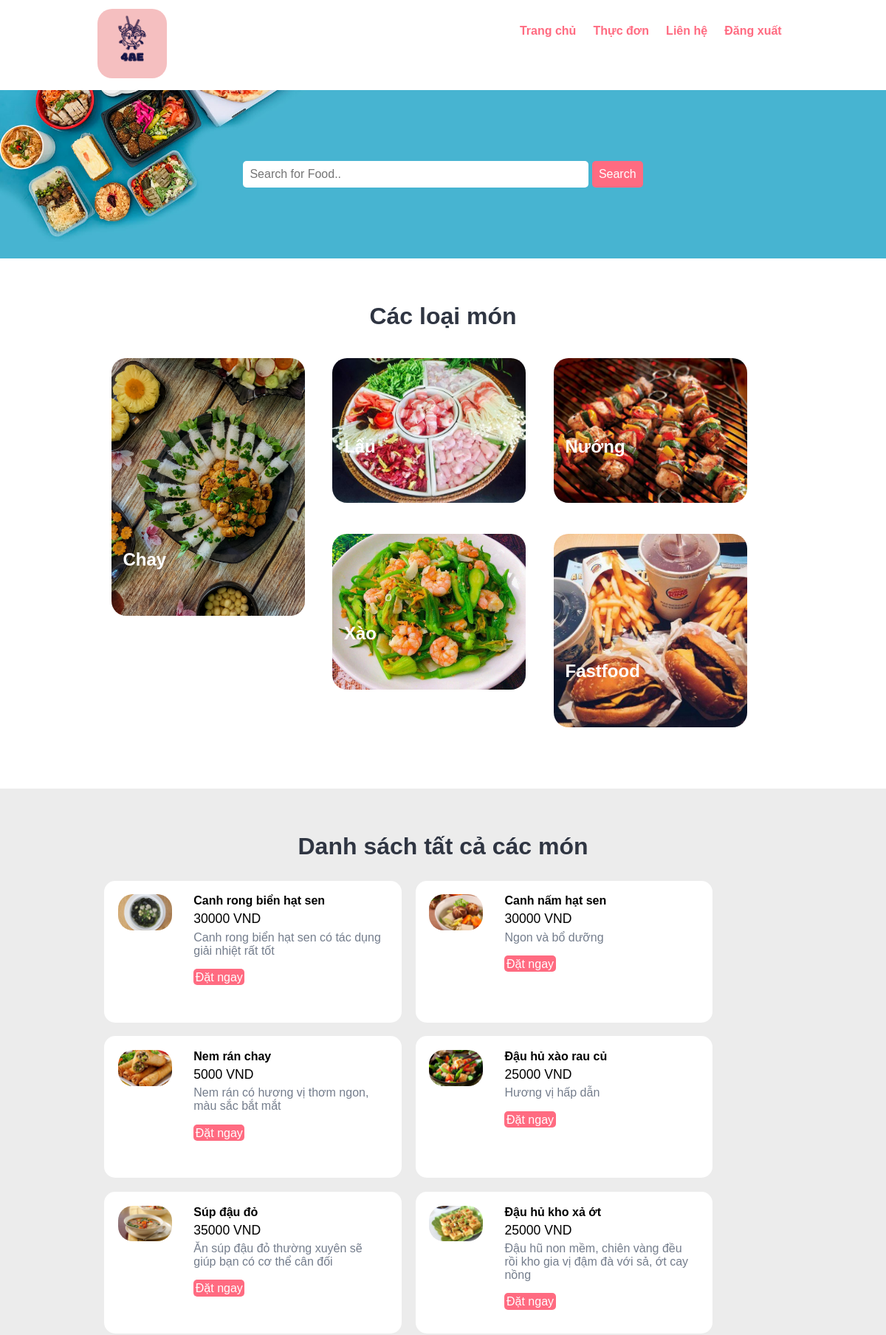
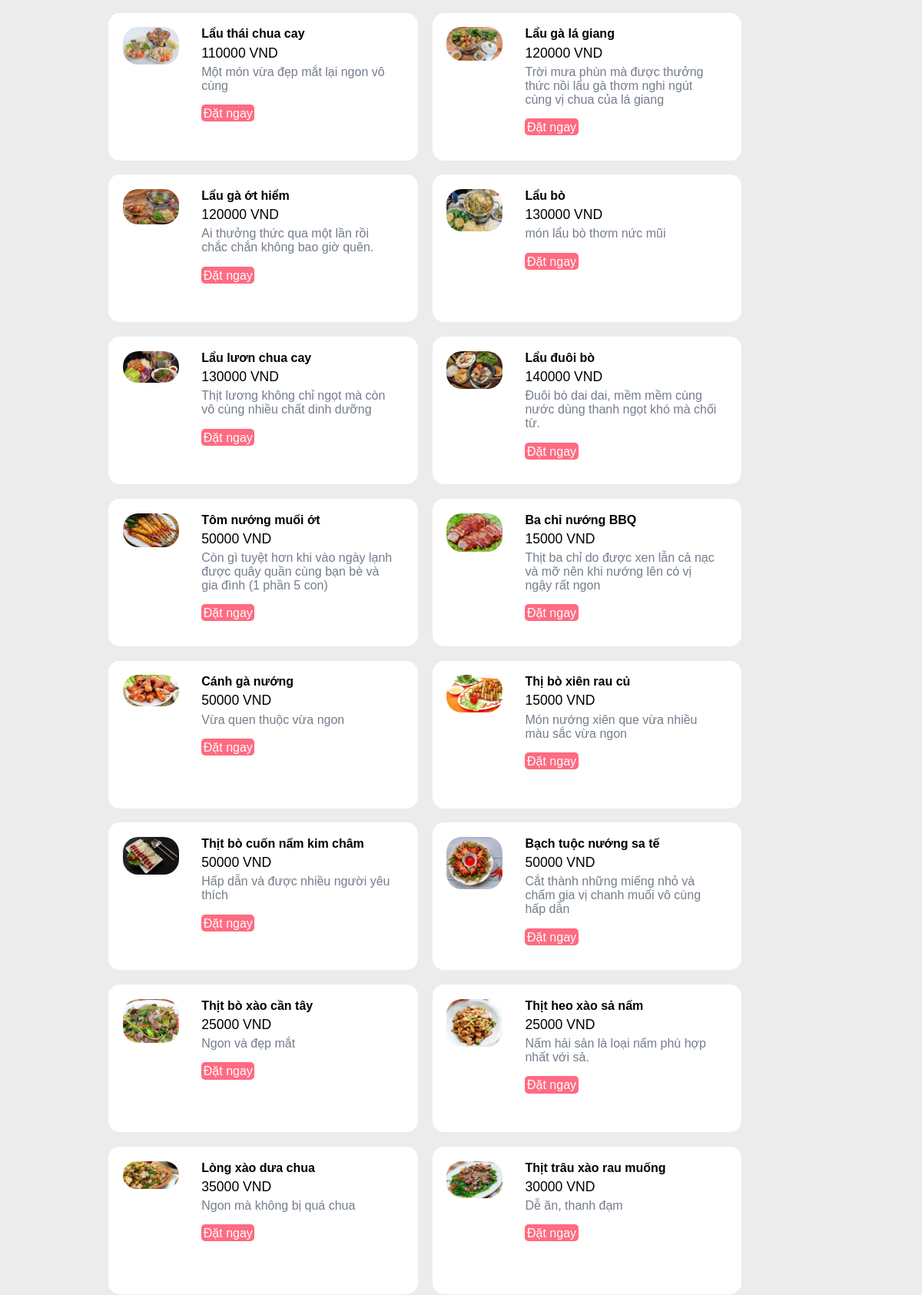
The app's page /index.php (signed in, upper part) with its own data (2 pictures, top to bottom).
### tables this page shows
CREATE TABLE category (
  id varchar(15) NOT NULL,
  title varchar(64) NOT NULL,
  img_name varchar(225) DEFAULT 'food-placeholder.png',
  featured varchar(225) NOT NULL
);

CREATE TABLE food (
  id varchar(15) NOT NULL,
  title varchar(64) NOT NULL,
  img_food varchar(225) DEFAULT 'food-placeholder.png',
  description_food varchar(225) NOT NULL,
  price int(255) NOT NULL,
  category_name varchar(64) NOT NULL
);

### admin/db.php (the view, shortened to what this page needs)
<?php
    function open_database() {
        $host = '127.0.0.1';
        $user = 'root';
        $pass = '';
        $db = 'restaurant';
        $cont = new mysqli($host, $user, $pass, $db);
        return $cont;
    }
    function selectAllCategoryHome() {
        $sql = 'SELECT id, title, img_name, featured FROM category';
        $conn = open_database();
        $result = $conn-> query($sql);
        if($result->num_rows >0){
            foreach($result as $row) {
                    echo '<div class="box-3 float-container">
                            <img src="images/'.$row['img_name'].'" alt="Pizza" class="img-responsive img-curve">
                            <h3 class="float-text text-white">'.$row['title'].'</h3>
                        </div>';
            }
        }
    }
    function selectAllFoodHome() {
        $sql = 'SELECT id, title, img_food, description_food, price FROM food';
        $conn = open_database();
        $result = $conn-> query($sql);
        if($result->num_rows >0){
            foreach($result as $row) {
                echo '<div class="food-menu-box">
                        <div class="food-menu-img">
                            <img src="images/'.$row['img_food'].'" alt="" class="img-responsive img-curve">
                        </div>
                        <div class="food-menu-desc">
                            <h4>'.$row['title'].'</h4>
                            <p class="food-price">'.$row['price'].' VND</p>
                            <p class="food-detail">
                                '.$row['description_food'].'
                            </p>
                            <br>
                            <a href="order.php" class="btn btn-primary" value="'. $row["id"] .'">Đặt ngay</a>
                        </div>
                    </div>';
            }
        }
    }

### index.php (shortened to what this page needs)
<?php
    require_once('./admin/db.php');
    $user = $_SESSION['username'];
?>
<!DOCTYPE html>
<html lang="en">
<head>
    <link rel="stylesheet" href="css/style.css">
</head>
<body>
    <section class="navbar">
        <div class="container">
            <div class="logo">
                <a href="#" title="Logo">
                    <img src="images/4aelogo.png" alt="Restaurant Logo" class="img-responsive">
                </a>
            </div>
            <?php
                if($user != "admin") {
                    echo '<div class="menu text-right">
                            <ul>
                                <li>
                                    <a href="#">Trang chủ</a>
                                </li>
                                <li>
                                    <a href="categories.php">Thực đơn</a>
                                </li>
                                <li>
                                    <a href="contact.php">Liên hệ</a>
                                </li>
                                <li>
                                    <a  href="logout.php">Đăng xuất</a>
                                </li>
                            </ul>
                        </div>';
                }
            ?>
        </div>
    </section>
    <section class="food-search text-center">
        <div class="container">
            <form action="food-search.html" method="POST">
                <input type="search" name="search" placeholder="Search for Food.." required>
                <input type="submit" name="submit" value="Search" class="btn btn-primary">
            </form>
        </div>
    </section>
    <section class="categories">
        <div class="container">
            <h2 class="text-center">Các loại món</h2>
            <?php
                selectAllCategoryHome();
            ?>
        </div>
    </section>
    <section class="food-menu">
        <div class="container">
            <h2 class="text-center">Danh sách tất cả các món</h2>
            <?php
                selectAllFoodHome();
            ?>
        </div>
    </section>
</body>
</html>

### css/style.css (style rules this page uses)
* { margin: 0 0; padding: 0 0; font-family: Arial, Helvetica, sans-serif; box-sizing: border-box; }
body { position: relative; }
.container { width: 80%; margin: 0 auto; padding: 1%; }
.img-responsive { width: 100%; }
.img-curve { border-radius: 15px; }
.text-right { text-align: right; }
.text-center { text-align: center; }
.text-white { color: white; }
a { color: #ff6b81; text-decoration: none; }
.btn { padding: 1%; border: none; font-size: 1rem; border-radius: 5px; }
.btn-primary { background-color: #ff6b81; color: white; cursor: pointer; }
h2 { color: #2f3542; font-size: 2rem; margin-bottom: 2%; }
h3 { font-size: 1.5rem; }
.float-container { position: relative; }
.food-menu-box img { max-height: 100px; }
.float-text { position: absolute; bottom: 56px; left: 6%; margin-bottom: 6px; }
.float-container > h3 { margin-bottom: 10px; }
.logo { width: 10%; float: left; }
.menu { line-height: 60px; }
.menu ul { list-style-type: none; }
.menu ul li { display: inline; padding: 1%; font-weight: bold; }
.food-search { background-image: url(../images/bg.jpg); background-size: cover; background-repeat: no-repeat; background-position: center; padding: 7% 0; }
.food-search input[type="search"] { width: 50%; padding: 1%; font-size: 1rem; border: none; border-radius: 5px; }
.categories { padding: 4% 0; }
.box-3 { width: 28%; float: left; margin: 2%; }
.food-menu { background-color: #ececec; padding: 4% 0; }
.food-menu-box { width: 43%; margin: 1%; padding: 2%; float: left; height: 192px; background-color: white; border-radius: 15px; }
.food-menu-img { width: 20%; float: left; }
.food-menu-desc { width: 70%; float: left; margin-left: 8%; }
.food-price { font-size: 1.1rem; margin: 2% 0; }
.food-detail { font-size: 1rem; color: #747d8c; }
.img-responsive { border-radius: 20px; }

### records on screen
category: img_name (picture), title "Chay"
category: img_name (picture), title "Lẩu"
category: img_name (picture), title "Nướng"
category: img_name (picture), title "Xào"
category: img_name (picture), title "Fastfood"
food: img_food (picture), title "Canh rong biển hạt sen", price "30000", description_food "Canh rong biển hạt sen có tác dụng giải nhiệt rất tốt", $row["id"] 1 (drawn)
food: img_food (picture), title "Canh nấm hạt sen", price "30000", description_food "Ngon và bổ dưỡng", $row["id"] 2 (drawn)
food: img_food (picture), title "Nem rán chay", price "5000", description_food "Nem rán có hương vị thơm ngon, màu sắc bắt mắt", $row["id"] 3 (drawn)
food: img_food (picture), title "Đậu hủ xào rau củ", price "25000", description_food "Hương vị hấp dẫn", $row["id"] 4 (drawn)
food: img_food (picture), title "Súp đậu đỏ", price "35000", description_food "Ăn súp đậu đỏ thường xuyên sẽ giúp bạn có cơ thể cân đối", $row["id"] 5 (drawn)
food: img_food (picture), title "Đậu hủ kho xả ớt", price "25000", description_food "Đậu hũ non mềm, chiên vàng đều rồi kho gia vị đậm đà với sả, ớt cay nồng", $row["id"] 6 (drawn)
food: img_food (picture), title "Lẩu thái chua cay", price "110000", description_food "Một món vừa đẹp mắt lại ngon vô cùng", $row["id"] 7 (drawn)
food: img_food (picture), title "Lẩu gà lá giang", price "120000", description_food "Trời mưa phùn mà được thưởng thức nồi lẩu gà thơm nghi ngút cùng vị chua của lá giang", $row["id"] 8 (drawn)
food: img_food (picture), title "Lẩu gà ớt hiểm", price "120000", description_food "Ai thưởng thức qua một lần rồi chắc chắn không bao giờ quên.", $row["id"] 9 (drawn)
food: img_food (picture), title "Lẩu bò", price "130000", description_food "món lẩu bò thơm nức mũi", $row["id"] 10 (drawn)
food: img_food (picture), title "Lẩu lươn chua cay", price "130000", description_food "Thịt lương không chỉ ngọt mà còn vô cùng nhiều chất dinh dưỡng", $row["id"] 11 (drawn)
food: img_food (picture), title "Lẩu đuôi bò", price "140000", description_food "Đuôi bò dai dai, mềm mềm cùng nước dùng thanh ngọt khó mà chối từ.", $row["id"] 12 (drawn)
food: img_food (picture), title "Tôm nướng muối ớt", price "50000", description_food "Còn gì tuyệt hơn khi vào ngày lạnh được quây quần cùng bạn bè và gia đình (1 phần 5 con)", $row["id"] 13 (drawn)
food: img_food (picture), title "Ba chỉ nướng BBQ", price "15000", description_food "Thịt ba chỉ do được xen lẫn cả nạc và mỡ nên khi nướng lên có vị ngậy rất ngon", $row["id"] 14 (drawn)
food: img_food (picture), title "Cánh gà nướng", price "50000", description_food "Vừa quen thuộc vừa ngon", $row["id"] 15 (drawn)
food: img_food (picture), title "Thị bò xiên rau củ", price "15000", description_food "Món nướng xiên que vừa nhiều màu sắc vừa ngon", $row["id"] 16 (drawn)
food: img_food (picture), title "Thịt bò cuốn nấm kim châm", price "50000", description_food "Hấp dẫn và được nhiều người yêu thích", $row["id"] 17 (drawn)
food: img_food (picture), title "Bạch tuộc nướng sa tế", price "50000", description_food "Cắt thành những miếng nhỏ và chấm gia vị chanh muối vô cùng hấp dẫn", $row["id"] 18 (drawn)
food: img_food (picture), title "Thịt bò xào cần tây", price "25000", description_food "Ngon và đẹp mắt", $row["id"] 19 (drawn)
food: img_food (picture), title "Thịt heo xào sả nấm", price "25000", description_food "Nấm hải sản là loại nấm phù hợp nhất với sả.", $row["id"] 20 (drawn)
food: img_food (picture), title "Lòng xào dưa chua", price "35000", description_food "Ngon mà không bị quá chua", $row["id"] 21 (drawn)
food: img_food (picture), title "Thịt trâu xào rau muống", price "30000", description_food "Dễ ăn, thanh đạm", $row["id"] 22 (drawn)
